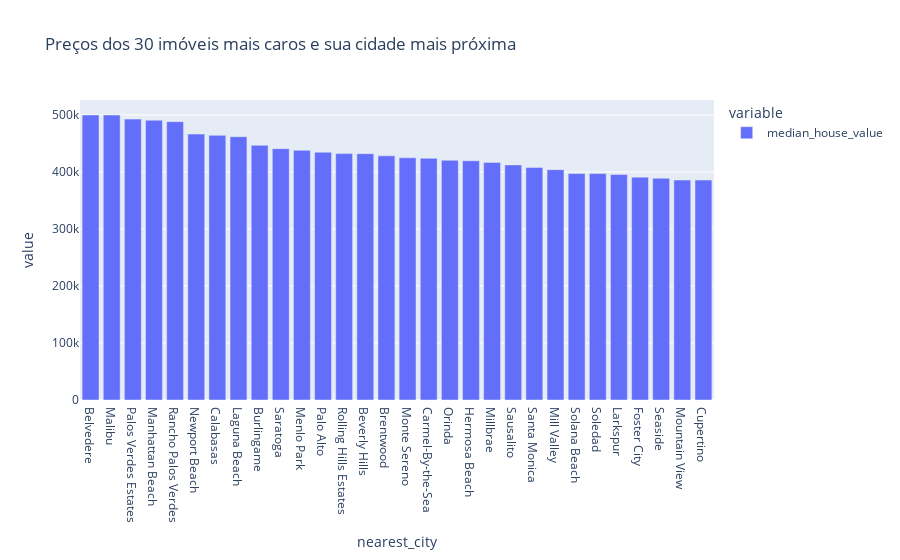

The cell this chart's notebook holds for it:
### Code cell
higher_price_cities = copy.groupby('nearest_city').median_house_value.mean().nlargest(30)
higher_price_cities.plot(kind='bar', backend='plotly', title='Preços dos 30 imóveis mais caros e sua cidade mais próxima')

### Figure 1 — Plotly figure (JSON) as saved in the notebook; plotly's stock layout.template omitted (floating-point values rounded to 4 significant figures)
{"data": [{"alignmentgroup": "True", "hovertemplate": "variable=median_house_value<br>nearest_city=%{x}<br>value=%{y}<extra></extra>", "legendgroup": "median_house_value", "marker": {"color": "#636efa", "pattern": {"shape": ""}}, "name": "median_house_value", "offsetgroup": "median_house_value", "orientation": "v", "showlegend": true, "textposition": "auto", "type": "bar", "x": ["Belvedere", "Malibu", "Palos Verdes Estates", "Manhattan Beach", "Rancho Palos Verdes", "Newport Beach", "Calabasas", "Laguna Beach", "Burlingame", "Saratoga", "Menlo Park", "Palo Alto", "Rolling Hills Estates", "Beverly Hills", "Brentwood", "Monte Sereno", "Carmel-By-the-Sea", "Orinda", "Hermosa Beach", "Millbrae", "Sausalito", "Santa Monica", "Mill Valley", "Solana Beach", "Soledad", "Larkspur", "Foster City", "Seaside", "Mountain View", "Cupertino"], "xaxis": "x", "y": [500001, 500001, 492773, 490900.0, 488300.0, 466500.0, 464300.0, 462000.0, 446800.0, 441000.0, 438000.0, 434700.0, 432300.0, 432200.0, 428400.0, 425000.0, 424000.0, 420500.0, 419700.0, 416900.0, 412500.0, 408000.0, 404100.0, 397200.0, 397200.0, 395600.0, 390900.0, 389000.0, 385900.0, 385900.0], "yaxis": "y"}], "layout": {"barmode": "relative", "legend": {"title": {"text": "variable"}, "tracegroupgap": 0}, "title": {"text": "Preços dos 30 imóveis mais caros e sua cidade mais próxima"}, "xaxis": {"anchor": "y", "domain": [0, 1], "title": {"text": "nearest_city"}}, "yaxis": {"anchor": "x", "domain": [0, 1], "title": {"text": "value"}}}}
